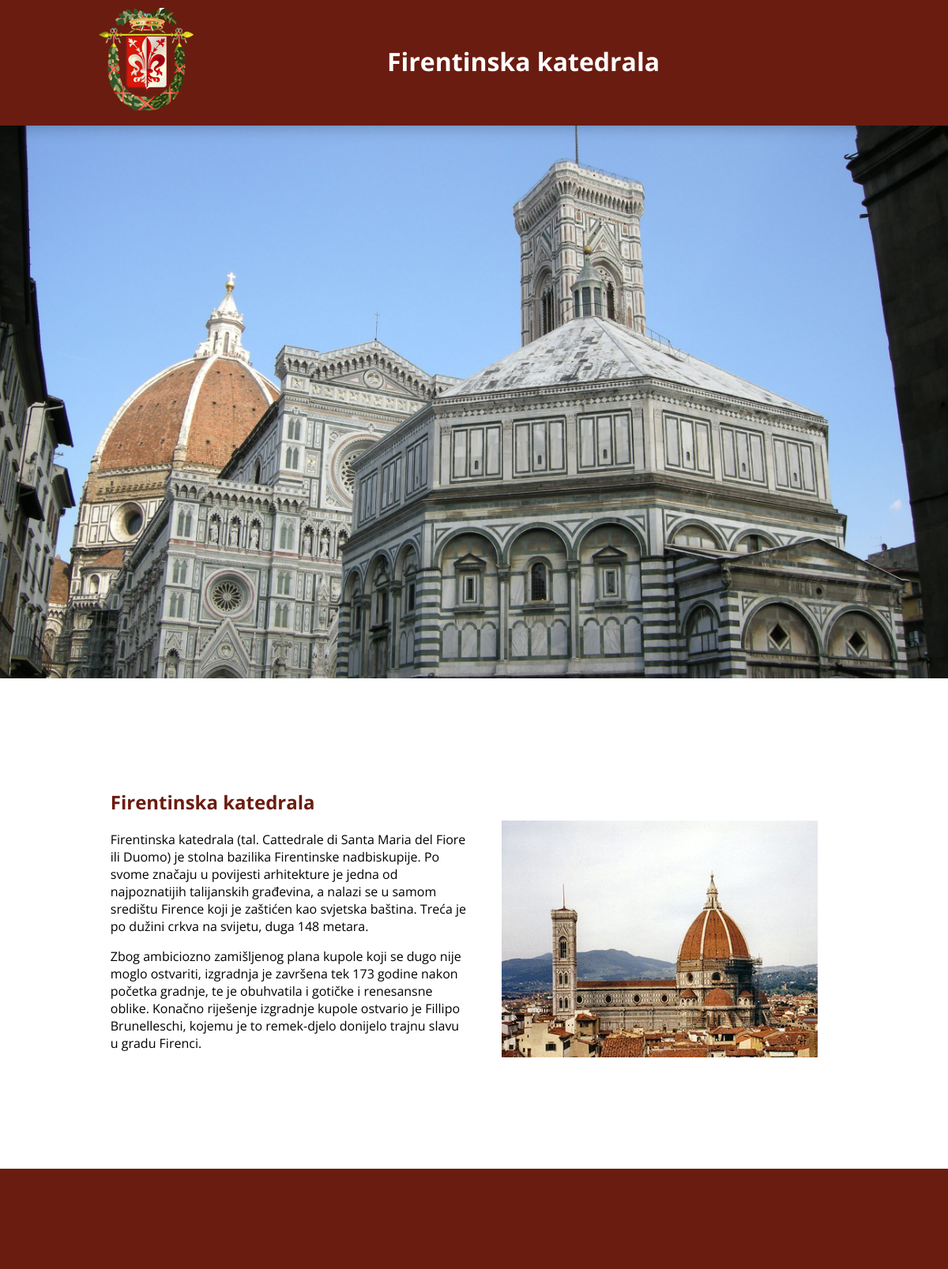
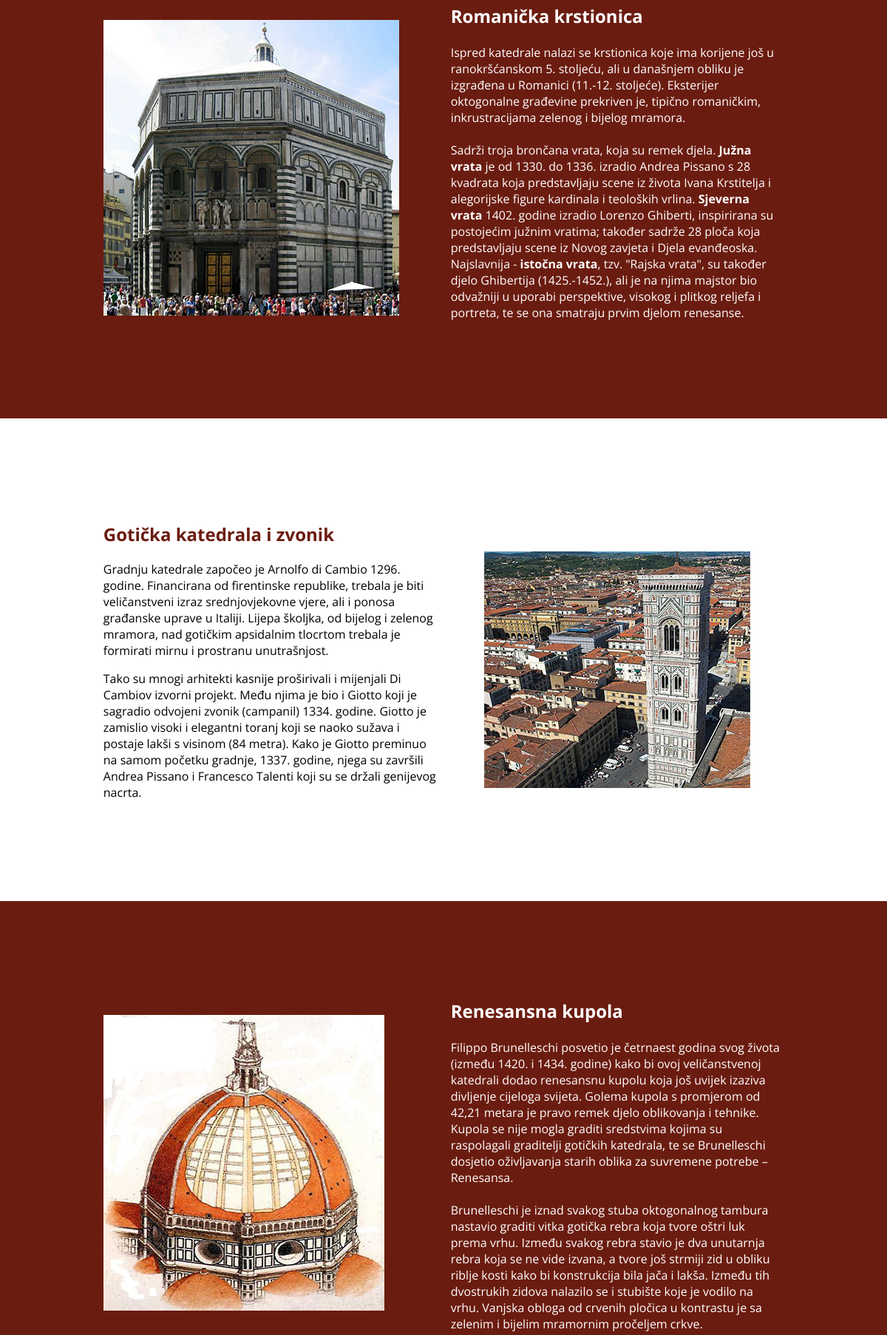
The app's page /firentinska_katedrala.php (upper part) with its own data (2 pictures, top to bottom).
### tables this page shows
CREATE TABLE `opis` (
  `id` int(11) NOT NULL AUTO_INCREMENT,
  `opis1` text,
  `opis2` text,
  `opis3` text,
  `opis4` text,
  `opis5` text,
  `opis6` text,
  `opis7` text,
  `opis8` text,
  `opis9` text,
  KEY `id` (`id`)
);

### firentinska_katedrala.php (the view, shortened to what this page needs)
<?php
$host="localhost";
$user="root";
$pass="root";
$link = mysql_connect ($host, $user, $pass)
 or die ("Neuspjesno spajanje na server");
$upit=mysql_query("SELECT opis1, opis2, opis3, opis4, opis5, opis6, opis7, opis8 FROM opis NATURAL JOIN znamenitosti WHERE id=1;", $link);
$a=mysql_result($upit,0,"opis1");
$b=mysql_result($upit,0,"opis2");
$c=mysql_result($upit,0,"opis3");
$d=mysql_result($upit,0,"opis4");
$e=mysql_result($upit,0,"opis5");
$f=mysql_result($upit,0,"opis6");
$g=mysql_result($upit,0,"opis7");
$h=mysql_result($upit,0,"opis8");
?>
<!DOCTYPE html>
<html>
<head>
  <link rel="stylesheet" href="normalize.css" />
  <link rel="stylesheet" href="grid.css" />
  <link rel="stylesheet" href="stil.css" />
<body>
  <header class="site-header">
    <div class="row">
      <h1 class="logo"><a href="index.html"><img src="images/Firenza.png" alt=""></a></h1>
      <div class="naslov">
      <center><h1>Firentinska katedrala</h1></center>
      </div>
    </div>
  </header>
  <section class="intro1">
  </section>
  <section class="gray-boxes1 row">
	<div class="column column-12">
	  <div class="column column-6">
		<h2>Firentinska katedrala</h2>
		<p><?php echo"$a"?></p>
	    <p><?php echo"$b"?></p>
	  </div>
	<div class="desnoSlika column column-6">
	  <br/><br/><p><img src="images/katedrala2.jpg" alt=""></a></h1> </p>
	  </div>
    </div>
	</section>
  <section class="clanak">
  <section class="gray-boxes row">
    <div class="column column-12">
	  <div class="column column-6">
	  <br/><p><img src="images/krstionica.jpg" alt=""></a></h1> </p>
	  </div>
	  <div class="column column-6">
	  <h2>Romanička krstionica</h2><br />
	  <p><?php echo"$c"?></p><br />
	  <p><?php echo"$d"?></p>
	</div>
    </div>
  </section>
  </section>
  <section class="gray-boxes1 row">
	<div class="column column-12">
	  <div class="column column-6">
		<h2>Gotička katedrala i zvonik</h2>
		<p><?php echo"$e"?></p>
	    <p><?php echo"$f"?></p>
	  </div>
	<div class="desnoSlika column column-6">
	  <br/><br/><p><img src="images/zvonik.jpg" alt=""></a></h1> </p>
	  </div>
    </div>
	</section>
  <section class="clanak">
  <section class="gray-boxes row">
    <div class="column column-12">
	  <div class="column column-6">
	  <br/><p><img src="images/kupola.jpg" alt=""></a></h1> </p>
	  </div>
	  <div class="column column-6">
	  <h2>Renesansna kupola</h2><br />
	  <p><?php echo"$g"?></p><br />
	  <p><?php echo"$h"?></p>
	</div>
    </div>
  </section>
  </section>
</body>
</html>

### grid.css (style rules this page uses)
.row:before, .row:after, .column:before, .column:after, .cf:before, .cf:after { content: " "; display: table; }
.row:after, .column:after, .cf:after { clear: both; }
.row, .column, .cf { *zoom: 1; }
.column-6 { width: 460px; }
.column-12 { width: 940px; }
.column-6 { width: 47.91666666666667%; }
.column-12 { width: 97.91666666666667%; }
.column { margin: 0 1.041666666666667%; float: left; }
.row { max-width: 960px; margin: 0 auto; }

### stil.css (style rules this page uses)
body { margin: 0; padding: 0; font-family: 'Open Sans', Helvetica, sans-serif; }
img { max-width: 100%; }
h1 { color: #FFF; }
h2, h3 { color: #6B1C10; }
.site-header { background: #6B1C10; padding: 10px 0; -webkit-box-shadow: 0 0 20px rgba(0,0,0,0.3); -moz-box-shadow: 0 0 20px rgba(0,0,0,0.3); box-shadow: 0 0 20px rgba(0,0,0,0.3); z-index: 1; position: relative; width: 100%; top: 0; }
.logo { float: left; margin: 0 0 0 5px; }
.naslov { padding-top:25px; }
.intro1 { background: url(images/katedrala.jpg) no-repeat; background-size: cover; height: 700px; text-align: center; position: relative; overflow: hidden; }
.gray-boxes { margin: 5% auto; position: relative; }
.gray-boxes1 { margin: 10% auto; position: relative; }
.clanak { color: #FFF; background: #6B1C10; padding: 6% 0; }
.clanak h2, .clanak p, .clanak h1 { margin: 0; color: #FFF; }
.clanak img { float: left; margin-right: 10px; }
.desnoSlika { position: relative; text-align: center; }

### records on screen
opis: opis1 "Firentinska katedrala (tal. Cattedrale di Santa Maria del Fiore ili Duomo) je stolna bazilika Firentinske nadbiskupije. Po svome značaju u povijesti arhitekture je jedna od najpoznatijih talijanskih građevina, a nalazi se u samom središtu Firence koji je zaštićen kao svjetska baština. Treća je po dužini crkva na svijetu, duga 148 metara.", opis2 "Zbog ambiciozno zamišljenog plana kupole koji se dugo nije moglo ostvariti, izgradnja je završena tek 173 godine nakon početka gradnje, te je obuhvatila i gotičke i renesansne oblike. Konačno riješenje izgradnje kupole ostvario je Fillipo Brunelleschi, kojemu je to remek-djelo donijelo trajnu slavu u gradu Firenci.", opis3 "Ispred katedrale nalazi se krstionica koje ima korijene još u ranokršćanskom 5. stoljeću, ali u današnjem obliku je izgrađena u Romanici (11.-12. stoljeće). Eksterijer oktogonalne građevine prekriven je, tipično romaničkim, inkrustracijama zelenog i bijelog mramora.", opis4 "Sadrži troja brončana vrata, koja su remek djela. Južna vrata je od 1330. do 1336. izradio Andrea Pissano s 28 kvadrata koja predstavljaju scene iz života Ivana Krstitelja i alegorijske figure kardinala i teoloških vrlina. Sjeverna vrata 1402. godine izradio Lorenzo Ghiberti, inspirirana su postojećim južnim vratima; također sadrže 28 ploča koja predstavljaju scene iz Novog zavjeta i Djela evanđeoska. Najslavnija - istočna vrata , tzv. \"Rajska vrata\", su također djelo Ghibertija (1425.-1452.), ali je na njima majstor bio odvažniji u uporabi perspektive, visokog i plitkog reljefa i portreta, te se ona smatraju prvim djelom renesanse.", opis5 "Gradnju katedrale započeo je Arnolfo di Cambio 1296. godine. Financirana od firentinske republike, trebala je biti veličanstveni izraz srednjovjekovne vjere, ali i ponosa građanske uprave u Italiji. Lijepa školjka, od bijelog i zelenog mramora, nad gotičkim apsidalnim tlocrtom trebala je formirati mirnu i prostranu unutrašnjost.", opis6 "Tako su mnogi arhitekti kasnije proširivali i mijenjali Di Cambiov izvorni projekt. Među njima je bio i Giotto koji je sagradio odvojeni zvonik (campanil) 1334. godine. Giotto je zamislio visoki i elegantni toranj koji se naoko sužava i postaje lakši s visinom (84 metra). Kako je Giotto preminuo na samom početku gradnje, 1337. godine, njega su završili Andrea Pissano i Francesco Talenti koji su se držali genijevog nacrta.", opis7 "Filippo Brunelleschi posvetio je četrnaest godina svog života (između 1420. i 1434. godine) kako bi ovoj veličanstvenoj katedrali dodao renesansnu kupolu koja još uvijek izaziva divljenje cijeloga svijeta. Golema kupola s promjerom od 42,21 metara je pravo remek djelo oblikovanja i tehnike. Kupola se nije mogla graditi sredstvima kojima su raspolagali graditelji gotičkih katedrala, te se Brunelleschi dosjetio oživljavanja starih oblika za suvremene potrebe – Renesansa.", opis8 "Brunelleschi je iznad svakog stuba oktogonalnog tambura nastavio graditi vitka gotička rebra koja tvore oštri luk prema vrhu. Između svakog rebra stavio je dva unutarnja rebra koja se ne vide izvana, a tvore još strmiji zid u obliku riblje kosti kako bi konstrukcija bila jača i lakša. Između tih dvostrukih zidova nalazilo se i stubište koje je vodilo na vrhu. Vanjska obloga od crvenih pločica u kontrastu je sa zelenim i bijelim mramornim pročeljem crkve."
